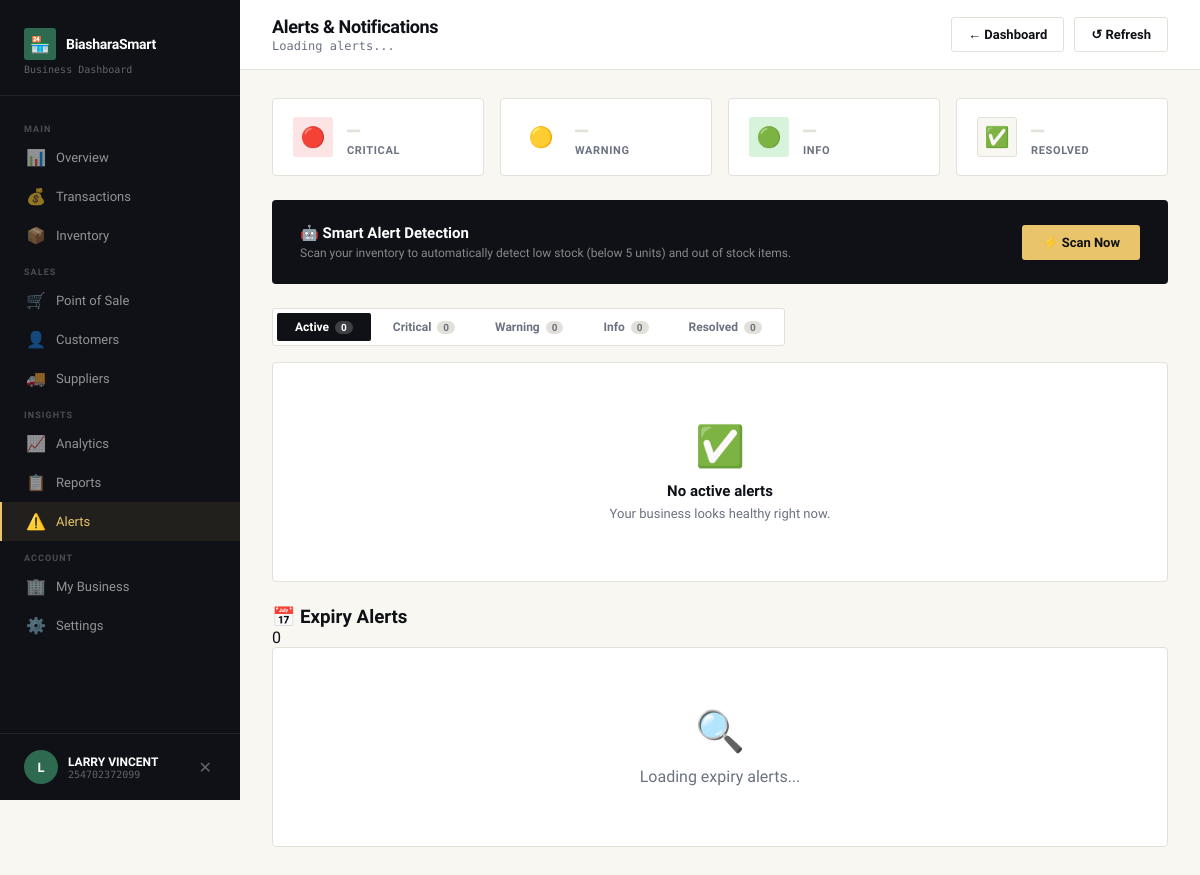
The app's page /alerts/ (signed in) with its own data.
### accounts/models.py (models this page shows, shortened)
class User(AbstractUser):
    phone_number = models.CharField(max_length=15, unique=True)
    email = models.EmailField(unique=True, blank=True, null=True)
    is_phone_verified = models.BooleanField(default=False)
    otp_secret = models.CharField(max_length=32, blank=True)
    created_at = models.DateTimeField(auto_now_add=True)
    updated_at = models.DateTimeField(auto_now=True)
    has_seen_onboarding = models.BooleanField(default=False)
    USER_TYPE_CHOICES = (
        ('owner', 'Business Owner'),
        ('staff', 'Staff Member'),
    )
    user_type = models.CharField(max_length=10, choices=USER_TYPE_CHOICES, default='owner')
    SUBSCRIPTION_CHOICES = [
        ('free', 'Free'),
        ('pro', 'Pro'),
        ('enterprise', 'Enterprise'),
    ]
    subscription_plan   = models.CharField(max_length=20, choices=SUBSCRIPTION_CHOICES, default='free')
    subscription_status = models.CharField(max_length=20, default='active')
    subscription_end    = models.DateField(null=True, blank=True)
    USERNAME_FIELD = 'phone_number'
    REQUIRED_FIELDS = ['username', 'email']
    objects = UserManager()

### accounts/views.py (the view)
# urls.py: path('alerts/',        accounts_views.alerts_page,        name='alerts'),
@login_required(login_url='/login/')
def alerts_page(request):
    return render(request, 'accounts/alerts.html', {'user': request.user})

### templates/accounts/alerts.html (shortened to what this page needs)
<!DOCTYPE html>
<html lang="en">
<head>
</head>
<body>
<aside class="sidebar">
    <div class="sidebar-brand">
        <div class="brand-logo">
            <div class="brand-icon">🏪</div>
            <div class="brand-name">BiasharaSmart</div>
        </div>
        <div class="brand-sub">Business Dashboard</div>
    </div>
    <nav class="sidebar-nav">
        <div class="nav-section">Main</div>
        <a class="nav-item" href="/dashboard/"><span class="nav-icon">📊</span> Overview</a>
        <a class="nav-item" href="/transactions/"><span class="nav-icon">💰</span> Transactions</a>
        <a class="nav-item" href="/inventory/"><span class="nav-icon">📦</span> Inventory</a>
        <div class="nav-section">Sales</div>
        <a class="nav-item" href="/dashboard/#pos" onclick="sessionStorage.setItem('dashTab','pos')"><span class="nav-icon">🛒</span> Point of Sale</a>
        <a class="nav-item" href="/dashboard/#customers" onclick="sessionStorage.setItem('dashTab','customers')"><span class="nav-icon">👤</span> Customers</a>
        <a class="nav-item" href="/dashboard/#suppliers" onclick="sessionStorage.setItem('dashTab','suppliers')"><span class="nav-icon">🚚</span> Suppliers</a>
        <div class="nav-section">Insights</div>
        <a class="nav-item" href="/analytics/"><span class="nav-icon">📈</span> Analytics</a>
        <a class="nav-item" href="/reports/"><span class="nav-icon">📋</span> Reports</a>
        <a class="nav-item active" href="/alerts/"><span class="nav-icon">⚠️</span> Alerts
        </a>
        <div class="nav-section">Account</div>
        <a class="nav-item" href="/business/"><span class="nav-icon">🏢</span> My Business</a>
        <a class="nav-item" href="/settings/"><span class="nav-icon">⚙️</span> Settings</a>
    </nav>
    <div class="sidebar-footer">
        <div class="user-pill">
            <div class="user-avatar">{{ user.first_name|first|upper|default:"U" }}</div>
            <div class="user-info">
                <div class="user-name">{{ user.get_full_name|default:user.username }}</div>
                <div class="user-role">{{ user.phone_number|default:"Business Owner" }}</div>
            </div>
            <form method="post" action="/logout/" style="display:inline;">
                <button type="submit" class="logout-btn" title="Logout">✕</button>
            </form>
        </div>
    </div>
</aside>
<div class="main">
    <header class="topbar">
        <div class="topbar-left">
            <h2>Alerts & Notifications</h2>
            <p id="topbarSub">Loading alerts...</p>
        </div>
        <div class="topbar-right">
            <a href="/dashboard/" class="btn btn-outline">← Dashboard</a>
            <button class="btn btn-outline" onclick="refreshAlerts()">↺ Refresh</button>
        </div>
    </header>
    <div class="content">
        <div class="stats-row">
            <div class="stat-card"><div class="stat-icon-wrap red">🔴</div><div><div class="stat-val loading" id="statCritical">—</div><div class="stat-lbl">Critical</div></div></div>
            <div class="stat-card"><div class="stat-icon-wrap yellow">🟡</div><div><div class="stat-val loading" id="statWarning">—</div><div class="stat-lbl">Warning</div></div></div>
            <div class="stat-card"><div class="stat-icon-wrap green">🟢</div><div><div class="stat-val loading" id="statInfo">—</div><div class="stat-lbl">Info</div></div></div>
            <div class="stat-card"><div class="stat-icon-wrap grey">✅</div><div><div class="stat-val loading" id="statResolved">—</div><div class="stat-lbl">Resolved</div></div></div>
        </div>
        <div class="generate-panel">
            <div class="generate-text">
                <h3>🤖 Smart Alert Detection</h3>
                <p>Scan your inventory to automatically detect low stock (below 5 units) and out of stock items.</p>
            </div>
            <button class="btn-generate" id="generateBtn" onclick="generateSmartAlerts()">
                ⚡ Scan Now
            </button>
        </div>
        <div class="tabs">
            <button class="tab active" data-filter="active" onclick="switchTab(this)">Active <span class="tab-count" id="countActive">0</span></button>
            <button class="tab" data-filter="critical" onclick="switchTab(this)">Critical <span class="tab-count" id="countCritical">0</span></button>
            <button class="tab" data-filter="warning" onclick="switchTab(this)">Warning <span class="tab-count" id="countWarning">0</span></button>
            <button class="tab" data-filter="info" onclick="switchTab(this)">Info <span class="tab-count" id="countInfo">0</span></button>
            <button class="tab" data-filter="resolved" onclick="switchTab(this)">Resolved <span class="tab-count" id="countResolved">0</span></button>
        </div>
        <div id="alertsList"></div>
        <div class="panel expiry-section">
            <div class="panel-header">
                <h3>📅 Expiry Alerts</h3>
                <span class="panel-tag" id="expiryCount">0</span>
            </div>
            <div id="expiryList" class="expiry-list">
                <div class="empty-state"><div class="empty-icon">🔍</div>Loading expiry alerts...</div>
            </div>
        </div>
    </div>
</div>
</body>
</html>

### records on screen
User: first_name|first "L", get_full_name "LARRY VINCENT", phone_number "254702372099"
